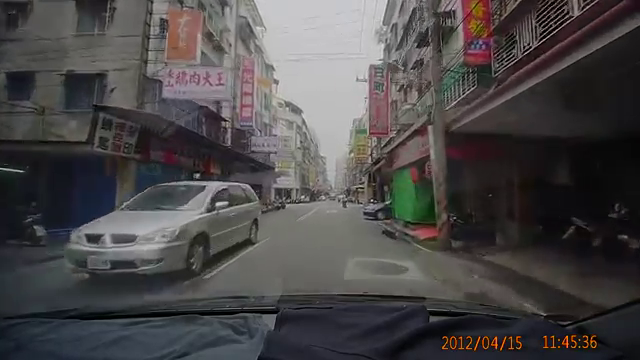
#> input picture frame 82 of video/video.mp4, 640 x 360 px
$ python demo.py
#> lines starting #> are read from the running program, lines starting #| are printed output that depends on the picture
import cv2
import argparse
import os

def detect(frame, classifier):
    gray = cv2.cvtColor(frame, cv2.COLOR_BGR2GRAY)
    objs = classifier.detectMultiScale(gray, 1.3, 5)
    return objs

frame_count = 0

classifier1_catch = 0

classifier2_catch = 0

classifier3_catch = 0

parser = argparse.ArgumentParser()

parser.add_argument("--video", help="path to the video", default="./video/video.mp4")

parser.add_argument("--classifier1", help="using classifier", default="./998_763_14_35.xml")

parser.add_argument("--classifier2", help="using classifier", default="./haarcascade_fullbody.xml")

parser.add_argument("--classifier3", help="using classifier", default="./car.xml")

args = parser.parse_args()

path = args.video

pathC1 = args.classifier1

pathC2 = args.classifier2

pathC3 = args.classifier3

cap = cv2.VideoCapture(path)

fps = 30.0

fourcc = cv2.VideoWriter_fourcc(*'XVID')
out = cv2.VideoWriter('./video/output.avi', fourcc, fps, (640, 360))

if not os.path.exists("./frames"):
    os.makedirs("./frames")

if(cap.isOpened() == False):
    print("Error opening video stream or file")

classifier1 = cv2.CascadeClassifier(pathC1)

classifier2 = cv2.CascadeClassifier(pathC2)

classifier3 = cv2.CascadeClassifier(pathC3)

while(cap.isOpened()):
    ret, frame = cap.read()
#> frame is the input picture: shape (360, 640, 3); mean B, G, R 72.8, 72.3, 74.9
    if ret == True:
        objs = detect(frame, classifier1)
#> in detect, `gray = cv2.cvtColor(frame, cv2.COLOR_BGR2GRAY)`:
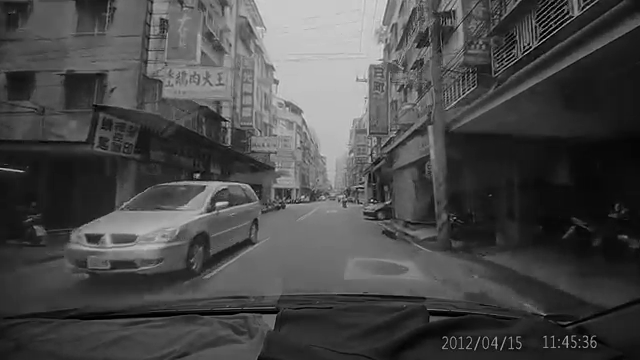
#> gray: shape (360, 640); min 0, max 218, mean 73.1
#> in detect, `objs = classifier.detectMultiScale(gray, 1.3, 5)`: objs = ()
#> objs = ()
        res = frame.copy()
        for (x, y, w, h) in objs:
            classifier1_catch += 1
            cv2.rectangle(res, (x, y), (x + w, y + h), (0, 255, 0), 2)
#> this loop made 0 passes
#> after the loop, classifier1_catch = 0

        objs = detect(frame, classifier2)
        for (x, y, w, h) in objs:
            classifier2_catch += 1
            cv2.rectangle(res, (x, y), (x + w, y + h), (0, 0, 255), 2)
#> after the loop, classifier2_catch = 0

        objs = detect(frame, classifier3)
        for (x, y, w, h) in objs:
            classifier3_catch += 1
            cv2.rectangle(res, (x, y), (x + w, y + h), (255, 0, 0), 2)
#> after the loop, classifier3_catch = 0

        cv2.imshow("Press q to quit", res)
        out.write(res)
        key = cv2.waitKey(16) & 0xFF
#> (key q is pressed here)
        if key == ord("q"):
            break
        elif key == ord("p"):
            frame_filename = f"./frames/frame_{frame_count:04d}.jpg"
            frame_count += 1
            cv2.imwrite(frame_filename, res)
    else:
        break

print(f"classifier: {pathC1} count: {classifier1_catch:06d}\n")
#| classifier: ./998_763_14_35.xml count: 000000

print(f"classifier: {pathC2} count: {classifier2_catch:06d}\n")
#| classifier: ./haarcascade_fullbody.xml count: 000000

print(f"classifier: {pathC3} count: {classifier3_catch:06d}\n")
#| classifier: ./car.xml count: 000000

$ run again, starting later in the video
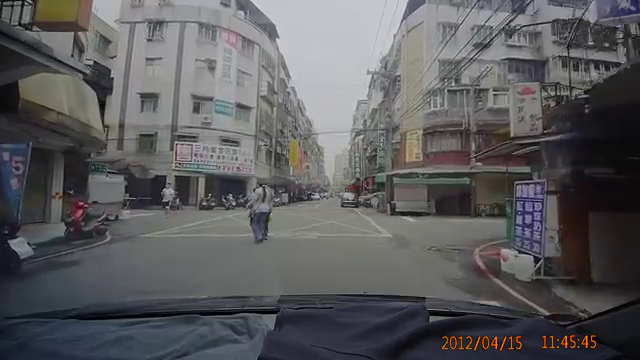
#> input picture frame 369 of video/video.mp4, 640 x 360 px
#> frame is the input picture: shape (360, 640, 3); mean B, G, R 93.3, 91.2, 91.6
#> in detect, `gray = cv2.cvtColor(frame, cv2.COLOR_BGR2GRAY)`:
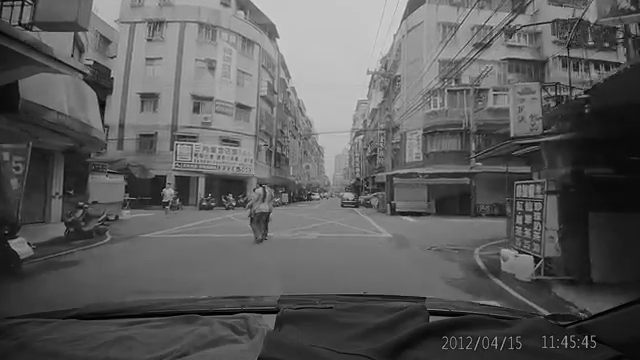
#> gray: shape (360, 640); min 0, max 217, mean 91.5
#> in detect, `objs = classifier.detectMultiScale(gray, 1.3, 5)`: objs = ()
#> after the loop `for (x, y, w, h) in objs:`: classifier1_catch = 0
#| classifier: ./998_763_14_35.xml count: 000000
#| classifier: ./haarcascade_fullbody.xml count: 000000
#| classifier: ./car.xml count: 000000

$ run again, starting later in the video
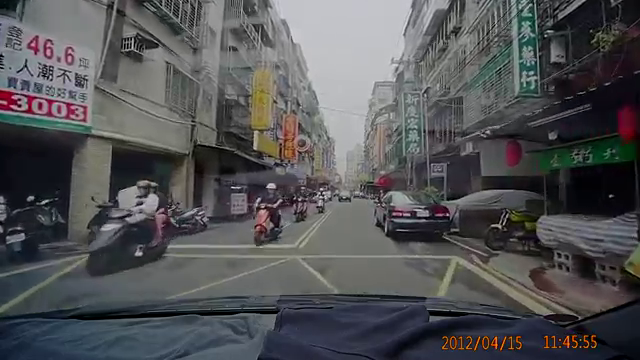
#> input picture frame 657 of video/video.mp4, 640 x 360 px
#> frame is the input picture: shape (360, 640, 3); mean B, G, R 85.4, 83.3, 82.8
#> in detect, `gray = cv2.cvtColor(frame, cv2.COLOR_BGR2GRAY)`:
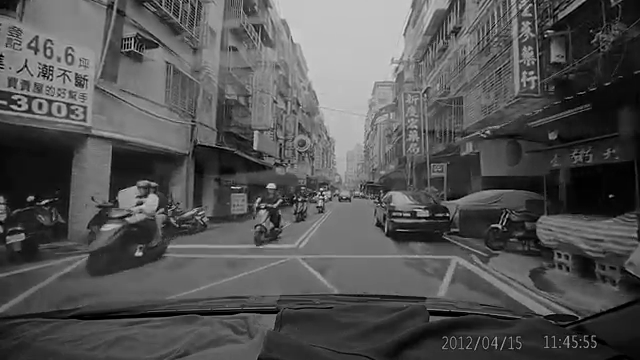
#> gray: shape (360, 640); min 0, max 225, mean 83.3
#> in detect, `objs = classifier.detectMultiScale(gray, 1.3, 5)`: objs = ()
#> after the loop `for (x, y, w, h) in objs:`: classifier1_catch = 0
#| classifier: ./998_763_14_35.xml count: 000000
#| classifier: ./haarcascade_fullbody.xml count: 000000
#| classifier: ./car.xml count: 000000
